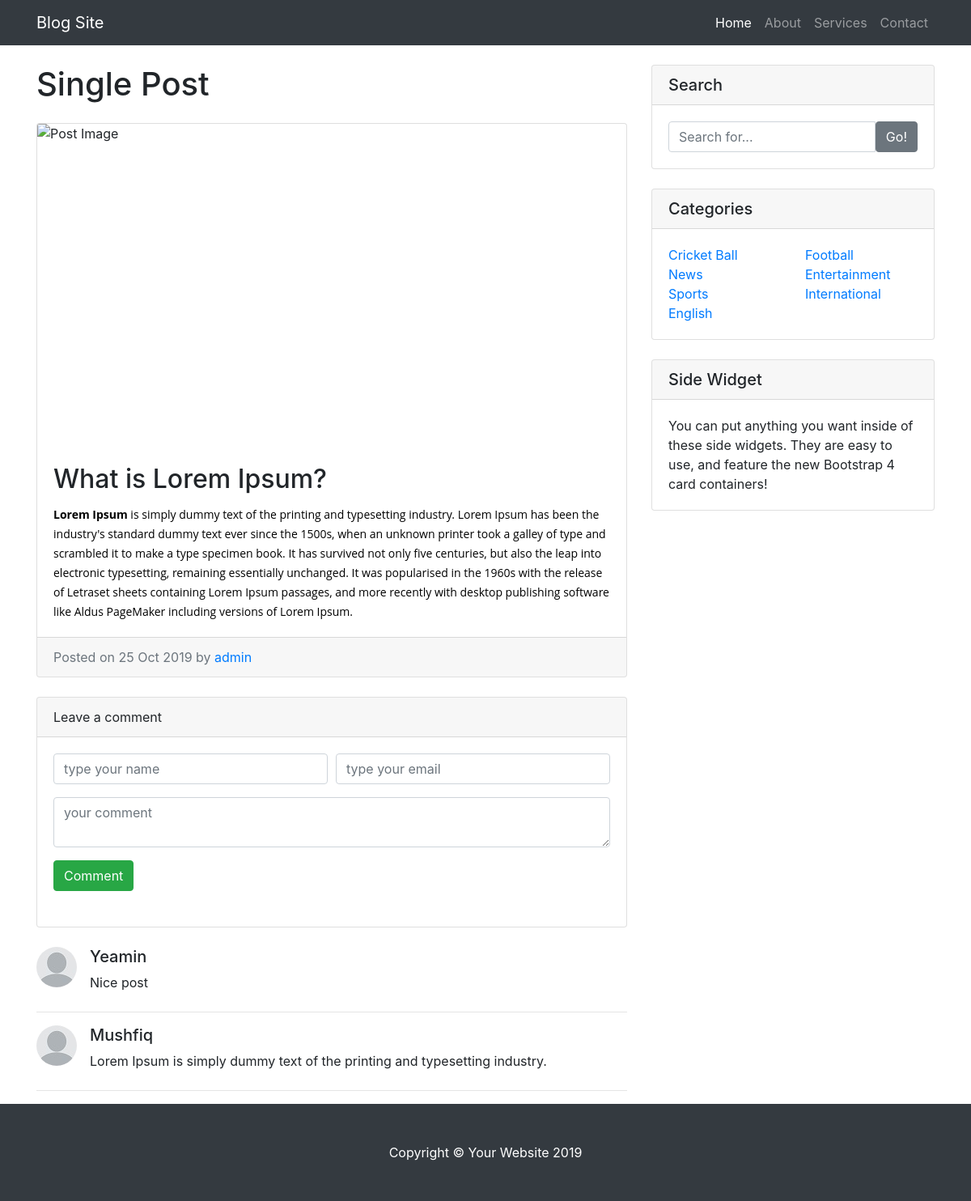
The page /singlePost.php?id=15 on the database its author committed.
### tables this page shows
CREATE TABLE `blog` (
  `id` int(5) NOT NULL,
  `cat_id` int(2) NOT NULL,
  `title` varchar(255) NOT NULL,
  `content` text NOT NULL,
  `photo` varchar(50) NOT NULL,
  `name` varchar(50) NOT NULL,
  `status` tinyint(4) NOT NULL,
  `created_at` timestamp NOT NULL DEFAULT CURRENT_TIMESTAMP,
  `updated_at` timestamp NOT NULL DEFAULT CURRENT_TIMESTAMP ON UPDATE CURRENT_TIMESTAMP
);

CREATE TABLE `comment` (
  `id` int(10) NOT NULL,
  `blog_id` int(5) NOT NULL,
  `username` varchar(50) NOT NULL,
  `useremail` varchar(50) NOT NULL,
  `comment` text NOT NULL,
  `commented_at` timestamp NOT NULL DEFAULT CURRENT_TIMESTAMP
);

CREATE TABLE `category` (
  `id` int(2) NOT NULL,
  `category_name` varchar(50) NOT NULL,
  `status` tinyint(1) NOT NULL,
  `created_at` timestamp NOT NULL DEFAULT CURRENT_TIMESTAMP,
  `updated_at` timestamp NOT NULL DEFAULT CURRENT_TIMESTAMP ON UPDATE CURRENT_TIMESTAMP
);

### app/classes/Database.php (called while the page is built, shortened)
<?php
class Database
{
	public static function dbConn(){
		$host = "localhost";
		$user = "root";
		$pass = "";
		$db = "oop_blog";
		$conn = mysqli_connect($host, $user, $pass, $db);
		return $conn;
	}
}
?>

### app/classes/Blog.php (called while the page is built, shortened)
<?php
class Blog
{
    public function selectRow($id){
        $sql = "SELECT * FROM blog WHERE id='$id' ";
        $result = mysqli_query(Database::dbConn(), $sql);
        return $result;
    }
    public function showComment($data){
        $sql = " SELECT username, comment FROM comment WHERE blog_id = '$data'  ";
        $result = mysqli_query(Database::dbConn(), $sql);
        return $result;
    }
}

### app/classes/Category.php (called while the page is built, shortened)
<?php
class Category
{
    public function showActiveCategory(){
        $sql = "SELECT * FROM category WHERE status=1";
        $result = mysqli_query(Database::dbConn(), $sql);
        return $result;
    }
}
?>

### singlePost.php (the view, shortened to what this page needs)
<?php
$post = new App\classes\Blog();
$blog_id = $_GET['id'];
$singleBlog = $post->selectRow($blog_id);
$blogCmnt = $post->showComment($blog_id);
$postResult = mysqli_fetch_assoc($singleBlog);
?>
<?php include 'include/style.php'; ?>
<?php include  'include/header.php';?>
    <div class="container">
    <div class="row">
    <div class="col-md-8" id="searchResult">
        <h1 class="my-4">Single Post</h1>
            <div class="card mb-4">
                <img class="card-img-top" src="uploads/images/<?= $postResult['photo']; ?>" height="400px" width="300px" alt="Post Image">
                <div class="card-body">
                    <h2 class="card-title"><?= $postResult['title']; ?></h2>
                    <p class="card-text"><?= $postResult['content']; ?></p>
                </div>
                <div class="card-footer text-muted">
                    Posted on <?= date("d M Y", strtotime($postResult['created_at'])); ?> by
                    <a href="#"><?= $postResult['name']; ?></a>
                </div>
            </div>
            <div class="card mb-4">
                <div class="card-header">Leave a comment</div>
                <div class="card-body mb-4">
                    <form action="" method="post">
                        <div class="form-row">
                            <div class="form-group col-md-6">
                                <input type="text" class="form-control" name="cmnt_uname" placeholder="type your name" required="">
                            </div>
                            <div class="form-group col-md-6">
                                <input type="email" class="form-control" name="cmnt_uemail" placeholder="type your email" required="">
                            </div>
                        </div>
                        <div class="form-group">
                            <textarea class="form-control" name="cmnt" placeholder="your comment" required=""></textarea>
                        </div>
                        <button type="submit" class="btn btn-success" name="comment">Comment</button>
                    </form>
                </div>
            </div>
            <?php
                    while ($cmntResult = mysqli_fetch_assoc($blogCmnt)) {   ?>
            <div class="media mb-4">
                <img class="d-flex mr-3 rounded-circle" src="uploads/images/profile_pic.jpg" alt="">
                <div class="media-body">
                <h5 class="mt-0"><?= $cmntResult['username']; ?></h5>
                <?= $cmntResult['comment']; ?>
              </div>
            </div>
            <hr>
            <?php
                }
            ?>
    </div>
<?php include 'include/widget.php';?>
<?php include 'include/footer.php';?>

### include/widget.php
<?php
$activeCat = new \App\classes\Category();
$activeCatRes = $activeCat->showActiveCategory();
?>
<div class="col-md-4">
    <div class="card my-4">
        <h5 class="card-header">Search</h5>
        <div class="card-body">
            <div class="input-group">
                <input type="text" class="form-control" onkeyup="searchBlog(this.value)" placeholder="Search for...">
                <span class="input-group-btn">
                <button class="btn btn-secondary" type="button">Go!</button>
              </span>
            </div>
        </div>
    </div>
    <div class="card my-4">
        <h5 class="card-header">Categories</h5>
        <div class="card-body">
            <div class="row">
                <?php
                    while ($activeCatRow = mysqli_fetch_assoc($activeCatRes)){ ?>
                <div class="col-lg-6">
                    <ul class="list-unstyled mb-0">
                        <li>
                            <a href="categoryPost.php?id=<?= $activeCatRow['id']; ?>"><?= $activeCatRow['category_name']; ?></a>
                        </li>
                    </ul>
                </div>
                    <?php  }  ?>
            </div>
        </div>
    </div>
    <div class="card my-4">
        <h5 class="card-header">Side Widget</h5>
        <div class="card-body">
            You can put anything you want inside of these side widgets. They are easy to use, and feature the new Bootstrap 4 card containers!
        </div>
    </div>
</div>

### assets/css/blog-home.css (style rules this page uses)
body { padding-top: 56px; }

### rows shown on the page
blog: title "What is Lorem Ipsum?", content "Lorem Ipsum is simply dummy text of the printing and typesetting industry. Lorem Ipsum has been the industry's standard dummy text ever since the 1500s, when an unknown printer took a galley of type and scrambled it to make a type specimen book. It has survived not only five centuries, but also the leap into electronic typesetting, remaining essentially unchanged. It was popularised in the 1960s with the release of Letraset sheets containing Lorem Ipsum passages, and more recently with desktop publishing software like Aldus PageMaker including versions of Lorem Ipsum.", created_at "25 Oct 2019", name "admin"
comment: username "Yeamin", comment "Nice post"
comment: username "Mushfiq", comment "Lorem Ipsum is simply dummy text of the printing and typesetting industry."
category: category_name "Cricket Ball"
category: category_name "Football"
category: category_name "News"
category: category_name "Entertainment"
category: category_name "Sports"
category: category_name "International"
category: category_name "English"
